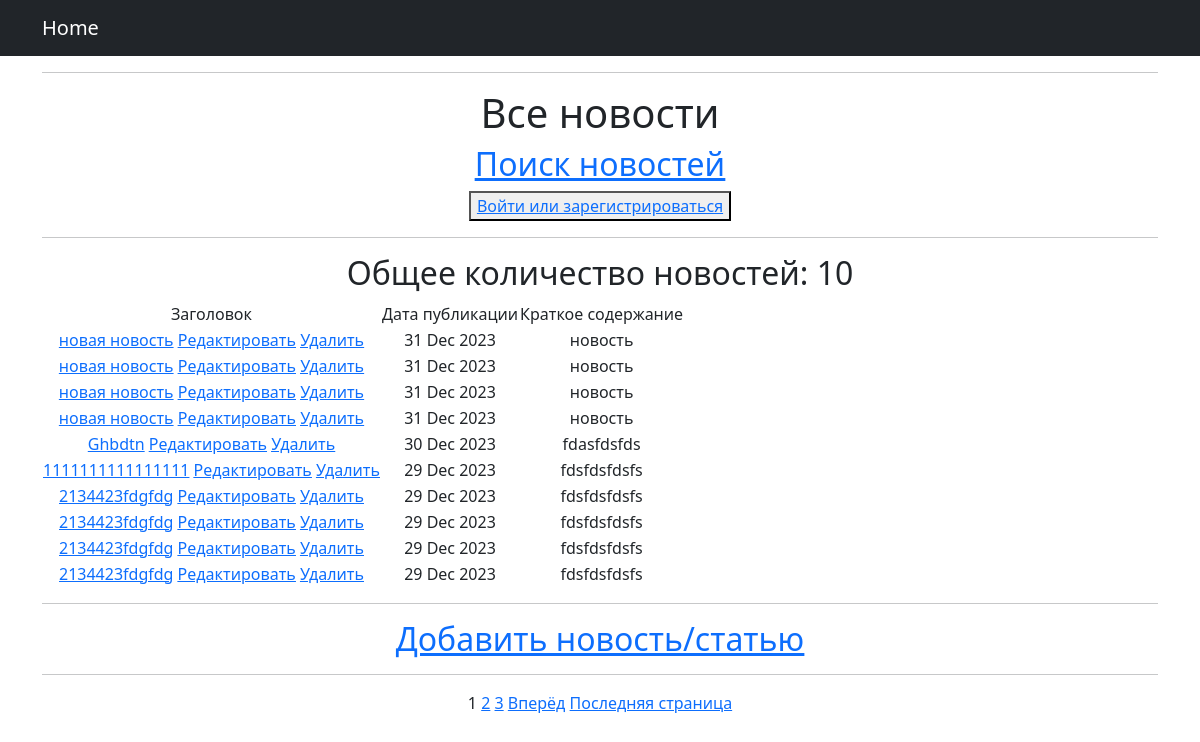
Before: /news/ with the older database file.
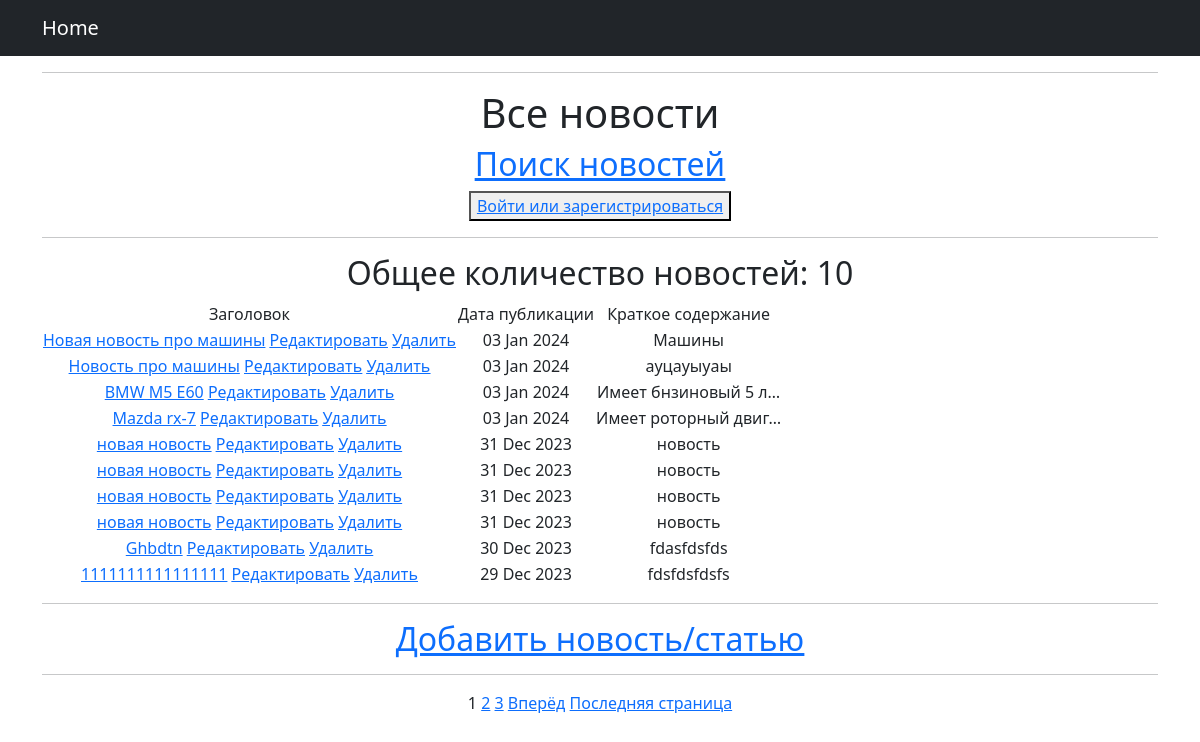
After: the same page with the newer database file.
### news_p/models.py (models this page shows, shortened)
class Post(models.Model):
    news = 'NW'
    article = "AR"
    POST_TYPE = [(news, 'Новость'), (article, 'Статья'),]
    type = models.CharField(max_length=2, choices=POST_TYPE, default=news)
    date = models.DateTimeField(auto_now_add=True)
    title = models.CharField(max_length=255)
    text = models.TextField()
    rating = models.IntegerField(default=0)
    author = models.ForeignKey(Author, on_delete=models.CASCADE)
    category = models.ManyToManyField(Category, through='PostCategory')

### news_p/views.py (the view)
# urls.py: path('', PostList.as_view()),
class PostList(ListView):
    model = Post
    ordering = '-date'
    template_name = 'all_news.html'
    context_object_name = 'posts'
    paginate_by = 10
    def get_queryset(self):
        queryset = super().get_queryset()
        self.filterset = PostFilter(self.request.GET, queryset)
        return self.filterset.qs

### news_p/templatetags/custom_filters.py (called while the page is built)
@register.filter()
def censor(value):
    if type(value) != str:
        raise TypeError('Необходимо передать строку!')
    else:
        for word in value.split():
            if word.lower() in CENS_LIST:
                cens_word = word[0] + ((len(word) - 1) * '*')
                value = value.replace(word, cens_word)
    return value

### news_p/templatetags/custom_tags.py (called while the page is built)
@register.simple_tag(takes_context=True)
def url_replace(context, **kwargs):
   d = context['request'].GET.copy()
   for k, v in kwargs.items():
       d[k] = v
   return d.urlencode()

### templates/all_news.html (shortened to what this page needs)
{% extends 'flatpages/default.html' %}
{% load custom_filters %}
{% load custom_tags %}
{% block title %}
<hr>
<h1>Все новости</h1>
<a href="{% url 'search' %}"><u><h2>Поиск новостей</h2></u></a>
    {% if request.user.username %}
        <h2>{{ request.user.username }}</h2>
        <button><a href="{% url 'profile' %}">В личный кабинет</a></button>
    {% else %}
        <button><a href="{% url 'profile' %}">Войти или зарегистрироваться</a></button>
    {% endif %}
<hr>
{% endblock title %}
{% block content %}
<h2>Общее количество новостей: {{ posts|length }}</h2>
<table>
    <thead>
        <td> Заголовок </td>
        <td> Дата публикации </td>
        <td> Краткое содержание </td>
    </thead>
    {% for post in posts %}
        <tr>
            <td>
                <a href="{% url 'news_detail' post.id %}">{{ post.title|censor }}</a>
                <a href="{% url 'news_edit' post.id %}"><u>Редактировать</u></a>
                <a href="{% url 'news_delete' post.id %}"><u>Удалить</u></a>
            </td>
            <td>{{ post.date|date:'d M Y' }}</td>
            <td>{{ post.text|truncatechars:20|censor }}</td>
        </tr>
    {% endfor %}
</table>
<hr>
<a href="{% url 'news_add' %}"><h2>Добавить новость/статью</h2></a>
<hr>
{% if is_paginated %}
    {% for num in page_obj.paginator.page_range %}
        {% if page_obj.number == num %}
            <a>{{ num }}</a>
        {% elif num > page_obj.number|add:'-3' and num < page_obj.number|add:'3' %}            <a href="?{% url_replace page=num %}">{{ num }}</a>
        {% endif %}
    {% endfor %}
    {% if page_obj.has_next %}
        <a href="?{% url_replace page=page_obj.next_page_number %}">Вперёд</a>
        <a href="?{% url_replace page=page_obj.paginator.num_pages %}">Последняя страница</a>
    {% endif %}
{% endif %}
{% endblock content %}

Changed rows visible on the page:
no longer on this page (row unchanged): Post: title|censor "2134423fdgfdg", date "29 Dec 2023", text|censor "fdsfdsfdsfs"
no longer on this page (row unchanged): Post: title|censor "2134423fdgfdg", date "29 Dec 2023", text|censor "fdsfdsfdsfs"
no longer on this page (row unchanged): Post: title|censor "2134423fdgfdg", date "29 Dec 2023", text|censor "fdsfdsfdsfs"
no longer on this page (row unchanged): Post: title|censor "2134423fdgfdg", date "29 Dec 2023", text|censor "fdsfdsfdsfs"
added Post: title|censor "Новая новость про машины", date "03 Jan 2024", text|censor "Машины"
added Post: title|censor "Новость про машины", date "03 Jan 2024", text|censor "ауцауыуаы"
added Post: title|censor "BMW M5 E60", date "03 Jan 2024", text|censor "Имеет бнзиновый 5 л…"
added Post: title|censor "Mazda rx-7", date "03 Jan 2024", text|censor "Имеет роторный двиг…"
